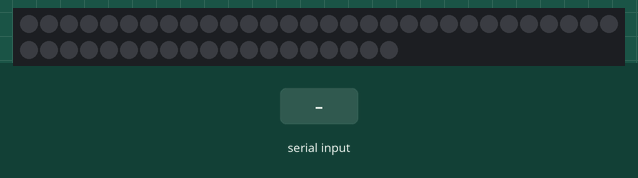
The sketch below on a simulated Arduino Uno, built with avr-gcc and run on an emulated ATmega328P. On the bench: 49 RGB LEDs in strip order, left to right, continuing on the next row. The inputs (shaded band) are chosen by the test bench. Dim RGB values are drawn brighter than linear; the strip is taken to match the declared colour order.

Above: at 1.2 s.
1.3 s: "3\n" received over Serial
At 1.45 s:
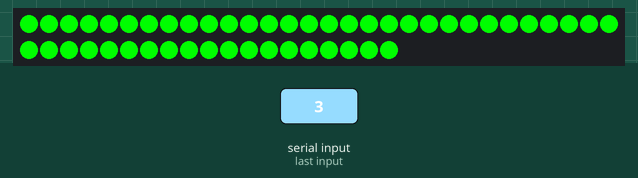
3.7 s: "2\n" received over Serial
At 5.37 s:
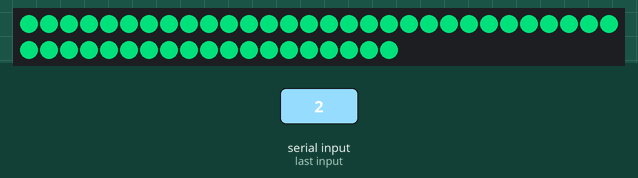
6.7 s: "on\n" received over Serial
At 8.48 s:
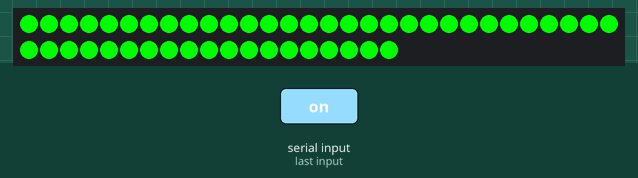
8.5 s: "1\n" received over Serial
At 9.41 s:
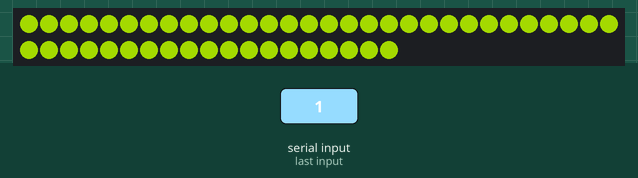
11.5 s: "off\n" received over Serial
At 12.9 s:
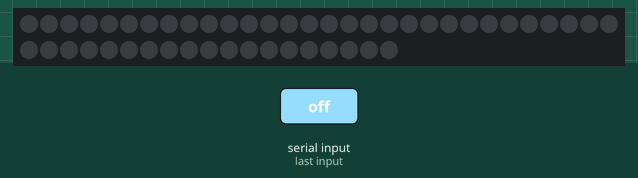
Timing chart, 0 to 14.5 s (numbered marks = the images above; inputs shaded):
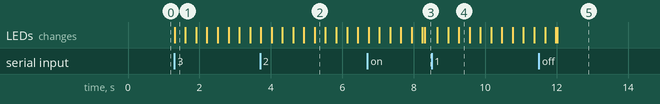

The sketch:

RainbowTemplate.ino
```cpp
// Libraries.
#include <Adafruit_NeoPixel.h>
#ifdef __AVR__
  #include <avr/power.h>
#endif

// Definitions.
#define PIN 6 // Which pin.
#define STRIPS  7 // Amount of strips.
#define PPS  7 // Pixels per strip.
#define NUMPIXELS   STRIPS * PPS // The number of pixels.
#define BRIGHTNESS  250 // Brightness of the LEDs.

String command; // Input.
int dv = 10; // Delayvalue.

Adafruit_NeoPixel pixels = Adafruit_NeoPixel(NUMPIXELS, PIN, NEO_RGB + NEO_KHZ800);

void setup() // This function gets called once at the beginning.
{
  // Initialize the serial connection
  Serial.begin ( 9600 );
  pixels.setBrightness ( BRIGHTNESS );
  pixels.begin (); // This initializes the NeoPixel library.
  pixels.show (); // Initialize all pixels to 'off'
}

const uint8_t sinusLights[360]={
  0,   0,   0,   0,   0,   1,   1,   2,
  2,   3,   4,   5,   6,   7,   8,   9,
 11,  12,  13,  15,  17,  18,  20,  22,
 24,  26,  28,  30,  32,  35,  37,  39,
 42,  44,  47,  49,  52,  55,  58,  60,
 63,  66,  69,  72,  75,  78,  81,  85,
 88,  91,  94,  97, 101, 104, 107, 111,
114, 117, 121, 124, 127, 131, 134, 137,
141, 144, 147, 150, 154, 157, 160, 163,
167, 170, 173, 176, 179, 182, 185, 188,
191, 194, 197, 200, 202, 205, 208, 210,
213, 215, 217, 220, 222, 224, 226, 229,
231, 232, 234, 236, 238, 239, 241, 242,
244, 245, 246, 248, 249, 250, 251, 251,
252, 253, 253, 254, 254, 255, 255, 255,
255, 255, 255, 255, 254, 254, 253, 253,
252, 251, 251, 250, 249, 248, 246, 245,
244, 242, 241, 239, 238, 236, 234, 232,
231, 229, 226, 224, 222, 220, 217, 215,
213, 210, 208, 205, 202, 200, 197, 194,
191, 188, 185, 182, 179, 176, 173, 170,
167, 163, 160, 157, 154, 150, 147, 144,
141, 137, 134, 131, 127, 124, 121, 117,
114, 111, 107, 104, 101,  97,  94,  91,
 88,  85,  81,  78,  75,  72,  69,  66,
 63,  60,  58,  55,  52,  49,  47,  44,
 42,  39,  37,  35,  32,  30,  28,  26,
 24,  22,  20,  18,  17,  15,  13,  12,
 11,   9,   8,   7,   6,   5,   4,   3,
  2,   2,   1,   1,   0,   0,   0,   0,
  0,   0,   0,   0,   0,   0,   0,   0,
  0,   0,   0,   0,   0,   0,   0,   0,
  0,   0,   0,   0,   0,   0,   0,   0,
  0,   0,   0,   0,   0,   0,   0,   0,
  0,   0,   0,   0,   0,   0,   0,   0,
  0,   0,   0,   0,   0,   0,   0,   0,
  0,   0,   0,   0,   0,   0,   0,   0,
  0,   0,   0,   0,   0,   0,   0,   0,
  0,   0,   0,   0,   0,   0,   0,   0,
  0,   0,   0,   0,   0,   0,   0,   0,
  0,   0,   0,   0,   0,   0,   0,   0,
  0,   0,   0,   0,   0,   0,   0,   0,
  0,   0,   0,   0,   0,   0,   0,   0,
  0,   0,   0,   0,   0,   0,   0,   0,
  0,   0,   0,   0,   0,   0,   0,   0};

int twoColorsAlternating ( int k, int c )
{
  int r, g, b;
  k = k % 256;

  if ( k <= 127 )
  {
    r = 255 - k*2;
    g = 0;
    b = k*2;
  }

  else
  {
    r = ( k - 128 ) * 2;
    g = 0;
    b = 255 - ( k - 128 ) * 2;
  }

  if (c == 0) { return r; }
  if (c == 1) { return g; }
  if (c == 2) { return b; }
}

int powerHSV ( int k, int c )
{
  int r, g, b;
  k = k % 256;

  if ( k <= 85 )
  {
    r = 255 - k*3;
    g = k*3;
    b = 0;
  }

  else if ( k <= 170 )
  {
    r = 0;
    g = 255 - ( k - 85 ) * 3;
    b = ( k - 85 ) * 3;
  }

  else
  {
    r = ( k - 170 ) * 3;
    g = 0;
    b = 255 - ( k - 170 ) * 3;
  }


  if (c == 0) { return r; }
  if (c == 1) { return g; }
  if (c == 2) { return b; }
}

int regularHSV ( int k, int c )
{
  int r, g, b;
  k = k % 256;

  if ( k <= 42 )
  {
    r = 255;
    g = k*6;
    b = 0;
  }

  else if ( k <= 85 )
  {
    r = 255 - ( k - ( 85 - 42 ) ) * 6;
    g = 255;
    b = 0;
  }

  else if ( k <= 127 )
  {
    r = 0;
    g = 255;
    b = ( k - 85 ) * 6;
  }

  else if ( k <= 170 )
  {
    r = 0;
    g = 255 - ( k - ( 170 - 42 ) ) * 6;
    b = 255;
  }

  else if ( k <= 212 )
  {
    r = ( k - 170 ) * 6;
    g = 0;
    b = 255;
  }

  else
  {
    r = 255;
    g = 0;
    b = 255 - ( k - ( 255 - 42 ) ) * 6;
  }


  if (c == 0) { return r; }
  if (c == 1) { return g; }
  if (c == 2) { return b; }
}

int sinus ( int k, int c )
{
  int r, g, b;

  r = sinusLights [ k % 360 ];
  g = sinusLights [ ( k + 120 ) % 360 ];
  b = sinusLights [ ( k + 240 ) % 360 ];

  if (c == 0) { return r; }
  if (c == 1) { return g; }
  if (c == 2) { return b; }
}

void lightsOn ()
{
  for ( int i = 0; i < STRIPS; i++ )
  {
    for ( int j = 0; j < PPS; j++ )
    {
      pixels.setPixelColor ( i*PPS + j, pixels.Color ( 0, 255, 0 ) );
    }
  }
}

void twoColorRainbow ()
{
  for ( int k = 0; k < 256; k++ )
  {
    for ( int i = 0; i < STRIPS; i++ )
    {
      for ( int j = 0; j < PPS; j++ )
      {
        pixels.setPixelColor ( i*PPS + j, pixels.Color ( twoColorsAlternating ( k, 2 ), twoColorsAlternating ( k, 0 ), twoColorsAlternating ( k, 1 ) ) );
      }
    }

    pixels.show ();
    delay(dv);
  }
}

void powerHSVRainbow ()
{
  for ( int k = 0; k < 256; k++ )
  {
    for ( int i = 0; i < STRIPS; i++ )
    {
      for ( int j = 0; j < PPS; j++ )
      {
        pixels.setPixelColor ( i*PPS + j, pixels.Color ( powerHSV ( k, 2 ), powerHSV ( k, 0 ), powerHSV ( k, 1 ) ) );
      }
    }

    pixels.show ();
    delay(dv);
  }
}

void regularHSVRainbow ()
{
  for ( int k = 0; k < 256; k++ )
  {
    for ( int i = 0; i < STRIPS; i++ )
    {
      for ( int j = 0; j < PPS; j++ )
      {
        pixels.setPixelColor ( i*PPS + j, pixels.Color ( regularHSV ( k, 2 ), regularHSV ( k, 0 ), regularHSV ( k, 1 ) ) );
      }
    }

    pixels.show ();
    delay(dv);
  }
}

void sinusRainbow ()
{
  for ( int k = 0; k < 360; k++ )
  {
    for ( int i = 0; i < STRIPS; i++ )
    {
      for ( int j = 0; j < PPS; j++ )
      {
        pixels.setPixelColor ( i*PPS + j, pixels.Color ( sinus ( k, 2 ), sinus ( k, 0 ), sinus ( k, 1 ) ) );
      }
    }

    pixels.show ();
    delay(dv);
  }
}

void lightsOff ()
{
  for ( int i = 0; i < STRIPS; i++ )
  {
    for ( int j = 0; j < PPS; j++ )
    {
      pixels.setPixelColor ( i*PPS + j, pixels.Color ( 0, 0, 0 ) );
    }
  }
}

void loop ()
{
  if ( Serial.available() > 0 )
  {
    command = Serial.readStringUntil('\n');
  }

  if ( command == "on" )
  {
    lightsOn ();
    pixels.show ();
  }

  if ( command == "1" )
  {
    twoColorRainbow ();
  }

  if ( command == "2" )
  {
    powerHSVRainbow ();
  }

  if ( command == "3" )
  {
    regularHSVRainbow ();
  }

  if ( command == "4" )
  {
    sinusRainbow ();
  }

  if ( command == "off" )
  {
    lightsOff ();
    pixels.show ();
  }
}
```

Measured:
- after the input at 1.3 s, the LEDs: change at once (image 1)
- after the input at 8.5 s, the LEDs: first change after 0.16 s (image 4 shows a later state)
- after the input at 11.5 s, the LEDs: first differ from a run without the input after 0.51 s (image 5)
